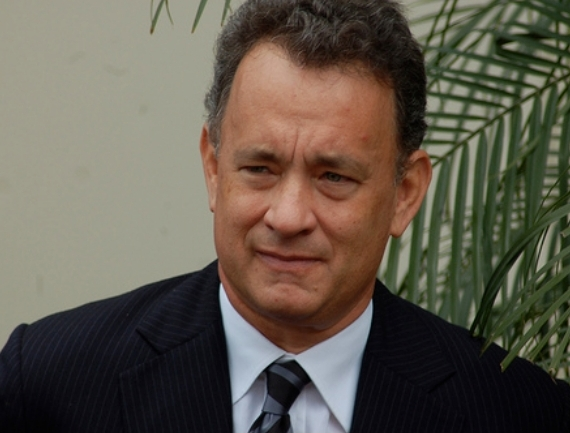
#> input picture img/TomHanksApr09.jpg, 570 x 433 px
$ python main.py   (older library calls are emulated)
#> lines starting #> are read from the running program, lines starting #| are printed output that depends on the picture
# %%
import numpy as np
import cv2
import os
import matplotlib.pyplot as plt
from matplotlib import colors

# %% [markdown]
# ## Func

# %%
def _AffineMatrix(src, dst):
    src_ = np.vstack([src.T, np.array([1,1,1])])
    dst_ = np.vstack([dst.T, np.array([1,1,1])])
    M_ = np.dot(np.dot(dst_, src_.T), np.linalg.inv(np.dot(src_, src_.T)))
    return M_

def _Warp(img, M_, WH):
    W, H = WH[0], WH[1]
    src_y, src_x = np.indices(img.shape[:2])
    src_pts = np.stack((src_x.ravel(), src_y.ravel(), np.ones(src_y.size))).astype(int)
    dst_pts = np.round(np.dot(M_, src_pts)).astype(int)

    dst_img = np.zeros([W, H, 3])
    for c in range(3):
        for i in range(dst_pts.shape[-1]):
            dst_x, dst_y = dst_pts[0, i], dst_pts[1, i]
            src_u, src_v = src_pts[0, i], src_pts[1, i]
            if 0<=dst_x<H and 0<=dst_y<W:
                dst_img[dst_y, dst_x, c] = img[src_v, src_u, c]
    dst_img = dst_img.astype(int)
    return dst_img


# %% [markdown]
# ## img

# %%
img_P = "./img/TomHanksApr09.jpg"
# img_P = "./img/tom-cruise-vanessa-kirby-mission-impossible-fallout-1564649325.bmp"
img_org = cv2.imread(img_P)    # bgr
#> img_org is the input picture: shape (433, 570, 3); mean B, G, R 77.3, 89.8, 97.2
img = cv2.cvtColor(img_org, cv2.COLOR_BGR2RGB)

fig = plt.figure()
plt.imshow(img)

# %% [markdown]
# ## src

# %%
img_c = np.copy(img)
src = np.array([[276, 173], [317, 179], [285, 226]], np.float)  # eye_L, eye_R, nose
cv2.polylines(img_c, [src.astype(int)], True, (255, 255, 0), 1)
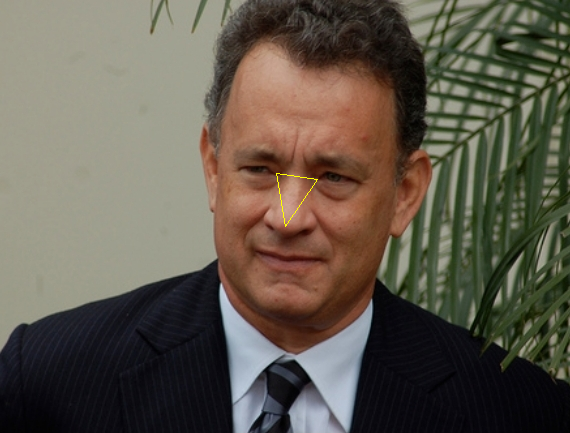
#> img_c: shape (433, 570, 3); mean R, G, B 97.2, 89.8, 77.2

fig = plt.figure()
plt.imshow(img_c)

# %% [markdown]
# ## dst

# %%
dst = np.array([[65, 90], [95, 90], [80, 120]],  np.float)
M = _AffineMatrix(src, dst)
res = _Warp(img, M, (160, 190))
#> after the loop in _Warp, `for c in range(3):`:
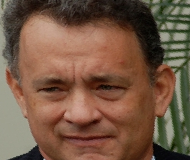
#> dst_img: shape (160, 190, 3) float64; mean R, G, B 117.3, 87.9, 68.4

fig = plt.figure()
plt.imshow(res)

$ run again, with img/2018043072138985.jpg copied over img/TomHanksApr09.jpg
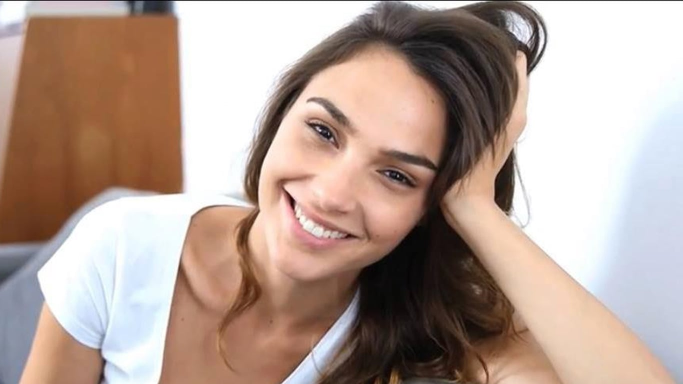
#> input picture img/2018043072138985.jpg, 1366 x 768 px (shown at 1/2 size)
#> img_org is the input picture: shape (768, 1366, 3); mean B, G, R 149.9, 159.9, 180.7
#> img_c: shape (768, 1366, 3); mean R, G, B 180.7, 159.9, 149.9
#> after the loop in _Warp, `for c in range(3):`:
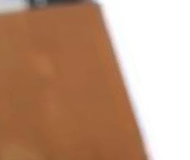
#> dst_img: shape (160, 190, 3) float64; mean R, G, B 191.2, 154.4, 130.5
